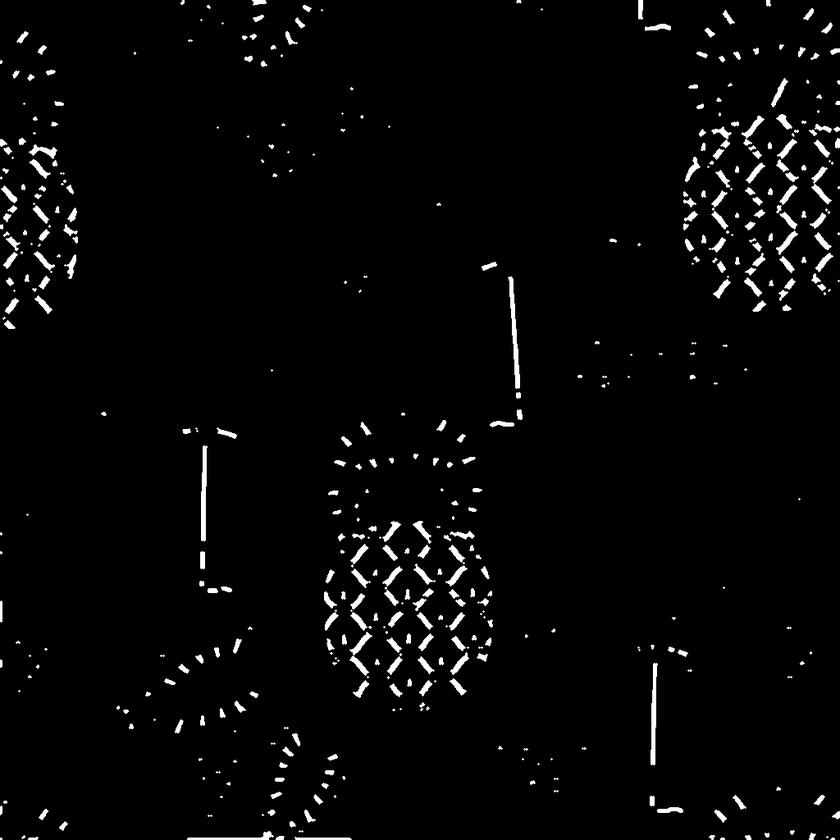
#> input picture edge.png, 840 x 840 px, shrunk from 1024 x 1024 before the run, found by its file name
$ python edge_to_weaving.py
#> lines starting #> are read from the running program, lines starting #| are printed output that depends on the picture
import cv2
import numpy as np

input_path = "edge.png"
output_path = "weaving_chart.png"

# -------------------------
# ตั้งค่าผัง
# -------------------------

GRID_WIDTH = 32
GRID_HEIGHT = 32

# ช่องหนึ่งต้องมีเส้นอย่างน้อยกี่ %
# ถึงจะถือว่าเป็นช่องที่มีลาย
EDGE_THRESHOLD = 15


# -------------------------
# อ่านภาพเส้น
# -------------------------

image = cv2.imread(
    input_path,
    cv2.IMREAD_GRAYSCALE
)
#> image is the input picture: shape (840, 840); min 0, max 255, mean 6.8

if image is None:
    print("ไม่พบรูปภาพ:", input_path)
    exit()


height, width = image.shape
#> height = 840; width = 840

cell_width = width / GRID_WIDTH
#> cell_width = 26.25
cell_height = height / GRID_HEIGHT
#> cell_height = 26.25


# -------------------------
# สร้าง Grid
# -------------------------

grid = []

for gy in range(GRID_HEIGHT):

    row = []

    for gx in range(GRID_WIDTH):

        start_x = int(gx * cell_width)
        end_x = int((gx + 1) * cell_width)

        start_y = int(gy * cell_height)
        end_y = int((gy + 1) * cell_height)

        cell = image[
            start_y:end_y,
            start_x:end_x
        ]

        # จำนวน pixel ที่เป็นเส้น
        edge_pixels = np.sum(cell > 0)

        total_pixels = cell.size

        edge_percentage = (
            edge_pixels / total_pixels
        ) * 100

        if edge_percentage >= EDGE_THRESHOLD:
            row.append(1)
        else:
            row.append(0)

    grid.append(row)
#> after the loop, grid = 32 items


# -------------------------
# แสดง Grid ใน Terminal
# -------------------------

print("\nWeaving Chart\n")

for row in grid:

    line = ""

    for cell in row:

        if cell == 1:
            line += "■"
        else:
            line += "□"

    print(line)
#> this loop made 32 passes


# -------------------------
# สร้างภาพผังลายทอ
# -------------------------

CELL_SIZE = 20

chart = np.ones(
    (
        GRID_HEIGHT * CELL_SIZE,
        GRID_WIDTH * CELL_SIZE
    ),
    dtype=np.uint8
) * 255


for gy in range(GRID_HEIGHT):

    for gx in range(GRID_WIDTH):

        x1 = gx * CELL_SIZE
        y1 = gy * CELL_SIZE

        x2 = x1 + CELL_SIZE
        y2 = y1 + CELL_SIZE

        if grid[gy][gx] == 1:

            cv2.rectangle(
                chart,
                (x1, y1),
                (x2, y2),
                0,
                -1
            )

        else:

            cv2.rectangle(
                chart,
                (x1, y1),
                (x2, y2),
                180,
                1
            )


cv2.imwrite(
    output_path,
    chart
)
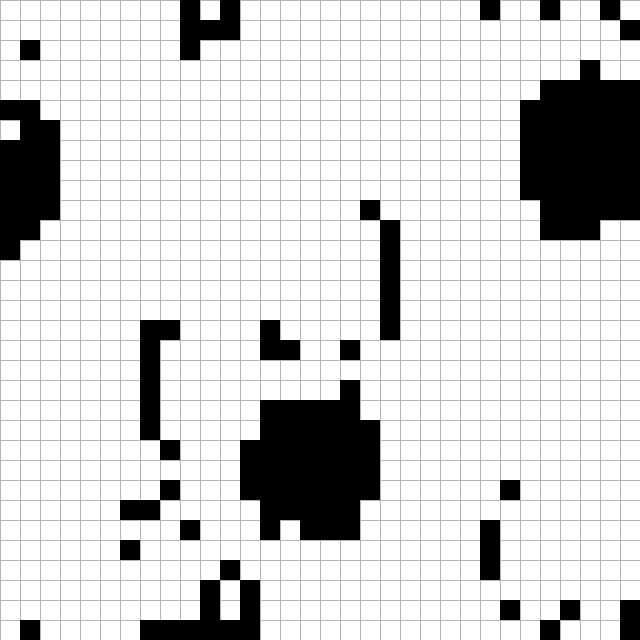
#> saved as weaving_chart.png: shape (640, 640); min 0, max 255, mean 208.7

print("\nสร้าง weaving_chart.png สำเร็จ")
